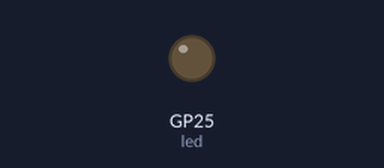
Bench run of a program on a simulated Raspberry Pi Pico running MicroPython. Shown: output pins drawn as LEDs (lit = HIGH). What the program prints to the serial console is not drawn.

Above: at 0.1 s.
At 39.2 s:
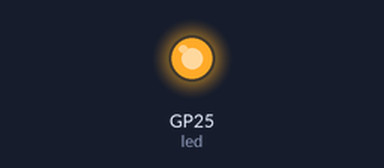
Timing chart, 0 to 40.0 s (numbered marks = the images above):
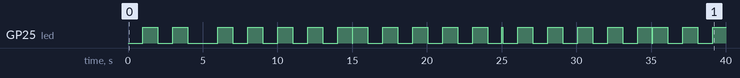

The program:

lesson6_6.py
```python
from machine import Pin # Pins and GPIO
import time # Delay and timing

start_ticks1 = time.ticks_ms() # get millisecond counter
start_ticks2 = time.ticks_ms() # get millisecond counter
start_ticks3 = time.ticks_ms() # get millisecond counter
led = Pin("LED", Pin.OUT)
ledStatus = False

while True:
    var_ticks = time.ticks_ms() # get millisecond counter
    if time.ticks_diff(time.ticks_ms(), start_ticks1) >= 1000:
        print("過1秒了")
        start_ticks1 = time.ticks_ms() # get millisecond counter
        ledStatus = not ledStatus
        led.value(ledStatus)
    if time.ticks_diff(time.ticks_ms(), start_ticks2) >= 5000:
        print("過5秒了")
        start_ticks2 = time.ticks_ms() # get millisecond counter
        ledStatus = not ledStatus
        led.value(ledStatus)
    if time.ticks_diff(time.ticks_ms(), start_ticks3) >= 10000:
        print("過10秒了")
        start_ticks3 = time.ticks_ms() # get millisecond counter
        ledStatus = not ledStatus
        led.value(ledStatus)
```

Measured:
- by itself, GP25 (led): LOW → HIGH at 1.0 s, → LOW 1.0 s later, → HIGH 1.0 s later, → LOW 1.0 s later, … (41 changes in this stretch)
